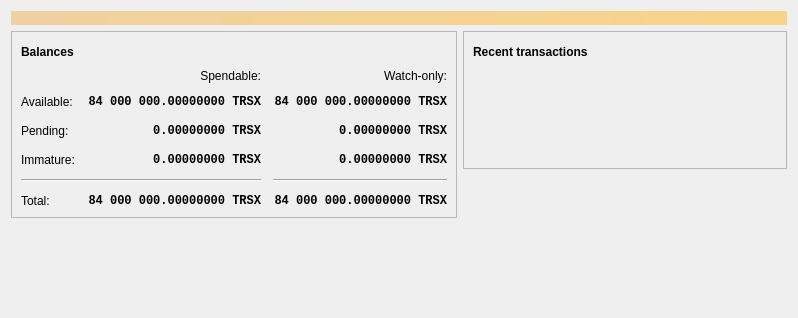
<?xml version="1.0" encoding="UTF-8"?>
<ui version="4.0">
 <class>OverviewPage</class>
 <widget class="QWidget" name="OverviewPage">
  <property name="geometry">
   <rect>
    <x>0</x>
    <y>0</y>
    <width>798</width>
    <height>318</height>
   </rect>
  </property>
  <property name="windowTitle">
   <string>Form</string>
  </property>
  <layout class="QVBoxLayout" name="topLayout">
   <item>
    <widget class="QLabel" name="labelAlerts">
     <property name="visible">
      <bool>false</bool>
     </property>
     <property name="styleSheet">
      <string notr="true">QLabel { background-color: qlineargradient(x1: 0, y1: 0, x2: 1, y2: 0, stop:0 #F0D0A0, stop:1 #F8D488); color:#000000; }</string>
     </property>
     <property name="wordWrap">
      <bool>true</bool>
     </property>
     <property name="margin">
      <number>3</number>
     </property>
     <property name="textInteractionFlags">
      <set>Qt::TextSelectableByMouse</set>
     </property>
    </widget>
   </item>
   <item>
    <layout class="QHBoxLayout" name="horizontalLayout" stretch="1,1">
     <item>
      <layout class="QVBoxLayout" name="verticalLayout_2">
       <item>
        <widget class="QFrame" name="frame">
         <property name="frameShape">
          <enum>QFrame::StyledPanel</enum>
         </property>
         <property name="frameShadow">
          <enum>QFrame::Raised</enum>
         </property>
         <layout class="QVBoxLayout" name="verticalLayout_4">
          <item>
           <layout class="QHBoxLayout" name="horizontalLayout_4">
            <item>
             <widget class="QLabel" name="label_5">
              <property name="font">
               <font>
                <weight>75</weight>
                <bold>true</bold>
               </font>
              </property>
              <property name="text">
               <string>Balances</string>
              </property>
             </widget>
            </item>
            <item>
             <widget class="QPushButton" name="labelWalletStatus">
              <property name="enabled">
               <bool>true</bool>
              </property>
              <property name="maximumSize">
               <size>
                <width>30</width>
                <height>16777215</height>
               </size>
              </property>
              <property name="toolTip">
               <string>The displayed information may be out of date. Your wallet automatically synchronizes with the Trisax network after a connection is established, but this process has not completed yet.</string>
              </property>
              <property name="text">
               <string/>
              </property>
              <property name="icon">
               <iconset resource="../bitcoin.qrc">
                <normaloff>:/icons/warning</normaloff>
                <disabledoff>:/icons/warning</disabledoff>:/icons/warning</iconset>
              </property>
              <property name="iconSize">
               <size>
                <width>24</width>
                <height>24</height>
               </size>
              </property>
              <property name="flat">
               <bool>true</bool>
              </property>
             </widget>
            </item>
            <item>
             <spacer name="horizontalSpacer_3">
              <property name="orientation">
               <enum>Qt::Horizontal</enum>
              </property>
              <property name="sizeHint" stdset="0">
               <size>
                <width>40</width>
                <height>20</height>
               </size>
              </property>
             </spacer>
            </item>
           </layout>
          </item>
          <item>
           <layout class="QGridLayout" name="gridLayout">
            <property name="spacing">
             <number>12</number>
            </property>
            <item row="2" column="2">
             <widget class="QLabel" name="labelWatchPending">
              <property name="font">
               <font>
                <family>Monospace</family>
                <weight>75</weight>
                <bold>true</bold>
               </font>
              </property>
              <property name="cursor">
               <cursorShape>IBeamCursor</cursorShape>
              </property>
              <property name="toolTip">
               <string>Unconfirmed transactions to watch-only addresses</string>
              </property>
              <property name="text">
               <string notr="true">0.00000000 TRSX</string>
              </property>
              <property name="alignment">
               <set>Qt::AlignRight|Qt::AlignTrailing|Qt::AlignVCenter</set>
              </property>
              <property name="textInteractionFlags">
               <set>Qt::LinksAccessibleByMouse|Qt::TextSelectableByKeyboard|Qt::TextSelectableByMouse</set>
              </property>
             </widget>
            </item>
            <item row="2" column="1">
             <widget class="QLabel" name="labelUnconfirmed">
              <property name="font">
               <font>
                <family>Monospace</family>
                <weight>75</weight>
                <bold>true</bold>
               </font>
              </property>
              <property name="cursor">
               <cursorShape>IBeamCursor</cursorShape>
              </property>
              <property name="toolTip">
               <string>Total of transactions that have yet to be confirmed, and do not yet count toward the spendable balance</string>
              </property>
              <property name="text">
               <string notr="true">0.00000000 TRSX</string>
              </property>
              <property name="alignment">
               <set>Qt::AlignRight|Qt::AlignTrailing|Qt::AlignVCenter</set>
              </property>
              <property name="textInteractionFlags">
               <set>Qt::LinksAccessibleByMouse|Qt::TextSelectableByKeyboard|Qt::TextSelectableByMouse</set>
              </property>
             </widget>
            </item>
            <item row="3" column="2">
             <widget class="QLabel" name="labelWatchImmature">
              <property name="font">
               <font>
                <family>Monospace</family>
                <weight>75</weight>
                <bold>true</bold>
               </font>
              </property>
              <property name="cursor">
               <cursorShape>IBeamCursor</cursorShape>
              </property>
              <property name="toolTip">
               <string>Mined balance in watch-only addresses that has not yet matured</string>
              </property>
              <property name="text">
               <string notr="true">0.00000000 TRSX</string>
              </property>
              <property name="alignment">
               <set>Qt::AlignRight|Qt::AlignTrailing|Qt::AlignVCenter</set>
              </property>
              <property name="textInteractionFlags">
               <set>Qt::LinksAccessibleByMouse|Qt::TextSelectableByKeyboard|Qt::TextSelectableByMouse</set>
              </property>
             </widget>
            </item>
            <item row="4" column="0" colspan="2">
             <widget class="Line" name="line">
              <property name="orientation">
               <enum>Qt::Horizontal</enum>
              </property>
             </widget>
            </item>
            <item row="4" column="2">
             <widget class="Line" name="lineWatchBalance">
              <property name="sizePolicy">
               <sizepolicy hsizetype="Preferred" vsizetype="Fixed">
                <horstretch>0</horstretch>
                <verstretch>0</verstretch>
               </sizepolicy>
              </property>
              <property name="minimumSize">
               <size>
                <width>140</width>
                <height>0</height>
               </size>
              </property>
              <property name="orientation">
               <enum>Qt::Horizontal</enum>
              </property>
             </widget>
            </item>
            <item row="5" column="0">
             <widget class="QLabel" name="labelTotalText">
              <property name="text">
               <string>Total:</string>
              </property>
             </widget>
            </item>
            <item row="3" column="1">
             <widget class="QLabel" name="labelImmature">
              <property name="font">
               <font>
                <family>Monospace</family>
                <weight>75</weight>
                <bold>true</bold>
               </font>
              </property>
              <property name="cursor">
               <cursorShape>IBeamCursor</cursorShape>
              </property>
              <property name="toolTip">
               <string>Mined balance that has not yet matured</string>
              </property>
              <property name="text">
               <string notr="true">0.00000000 TRSX</string>
              </property>
              <property name="alignment">
               <set>Qt::AlignRight|Qt::AlignTrailing|Qt::AlignVCenter</set>
              </property>
              <property name="textInteractionFlags">
               <set>Qt::LinksAccessibleByMouse|Qt::TextSelectableByKeyboard|Qt::TextSelectableByMouse</set>
              </property>
             </widget>
            </item>
            <item row="2" column="3">
             <spacer name="horizontalSpacer_2">
              <property name="orientation">
               <enum>Qt::Horizontal</enum>
              </property>
              <property name="sizeHint" stdset="0">
               <size>
                <width>40</width>
                <height>20</height>
               </size>
              </property>
             </spacer>
            </item>
            <item row="3" column="0">
             <widget class="QLabel" name="labelImmatureText">
              <property name="text">
               <string>Immature:</string>
              </property>
             </widget>
            </item>
            <item row="5" column="1">
             <widget class="QLabel" name="labelTotal">
              <property name="font">
               <font>
                <family>Monospace</family>
                <weight>75</weight>
                <bold>true</bold>
               </font>
              </property>
              <property name="cursor">
               <cursorShape>IBeamCursor</cursorShape>
              </property>
              <property name="toolTip">
               <string>Your current total balance</string>
              </property>
              <property name="text">
               <string notr="true">84 000 000.00000000 TRSX</string>
              </property>
              <property name="alignment">
               <set>Qt::AlignRight|Qt::AlignTrailing|Qt::AlignVCenter</set>
              </property>
              <property name="textInteractionFlags">
               <set>Qt::LinksAccessibleByMouse|Qt::TextSelectableByKeyboard|Qt::TextSelectableByMouse</set>
              </property>
             </widget>
            </item>
            <item row="5" column="2">
             <widget class="QLabel" name="labelWatchTotal">
              <property name="font">
               <font>
                <family>Monospace</family>
                <weight>75</weight>
                <bold>true</bold>
               </font>
              </property>
              <property name="cursor">
               <cursorShape>IBeamCursor</cursorShape>
              </property>
              <property name="toolTip">
               <string>Current total balance in watch-only addresses</string>
              </property>
              <property name="text">
               <string notr="true">84 000 000.00000000 TRSX</string>
              </property>
              <property name="alignment">
               <set>Qt::AlignRight|Qt::AlignTrailing|Qt::AlignVCenter</set>
              </property>
              <property name="textInteractionFlags">
               <set>Qt::LinksAccessibleByMouse|Qt::TextSelectableByKeyboard|Qt::TextSelectableByMouse</set>
              </property>
             </widget>
            </item>
            <item row="0" column="2">
             <widget class="QLabel" name="labelWatchonly">
              <property name="text">
               <string>Watch-only:</string>
              </property>
              <property name="alignment">
               <set>Qt::AlignRight|Qt::AlignTrailing|Qt::AlignVCenter</set>
              </property>
             </widget>
            </item>
            <item row="1" column="0">
             <widget class="QLabel" name="labelBalanceText">
              <property name="text">
               <string>Available:</string>
              </property>
             </widget>
            </item>
            <item row="1" column="1">
             <widget class="QLabel" name="labelBalance">
              <property name="font">
               <font>
                <family>Monospace</family>
                <weight>75</weight>
                <bold>true</bold>
               </font>
              </property>
              <property name="cursor">
               <cursorShape>IBeamCursor</cursorShape>
              </property>
              <property name="toolTip">
               <string>Your current spendable balance</string>
              </property>
              <property name="text">
               <string notr="true">84 000 000.00000000 TRSX</string>
              </property>
              <property name="alignment">
               <set>Qt::AlignRight|Qt::AlignTrailing|Qt::AlignVCenter</set>
              </property>
              <property name="textInteractionFlags">
               <set>Qt::LinksAccessibleByMouse|Qt::TextSelectableByKeyboard|Qt::TextSelectableByMouse</set>
              </property>
             </widget>
            </item>
            <item row="1" column="2">
             <widget class="QLabel" name="labelWatchAvailable">
              <property name="font">
               <font>
                <family>Monospace</family>
                <weight>75</weight>
                <bold>true</bold>
               </font>
              </property>
              <property name="cursor">
               <cursorShape>IBeamCursor</cursorShape>
              </property>
              <property name="toolTip">
               <string>Your current balance in watch-only addresses</string>
              </property>
              <property name="text">
               <string notr="true">84 000 000.00000000 TRSX</string>
              </property>
              <property name="alignment">
               <set>Qt::AlignRight|Qt::AlignTrailing|Qt::AlignVCenter</set>
              </property>
              <property name="textInteractionFlags">
               <set>Qt::LinksAccessibleByMouse|Qt::TextSelectableByKeyboard|Qt::TextSelectableByMouse</set>
              </property>
             </widget>
            </item>
            <item row="2" column="0">
             <widget class="QLabel" name="labelPendingText">
              <property name="text">
               <string>Pending:</string>
              </property>
             </widget>
            </item>
            <item row="0" column="1">
             <widget class="QLabel" name="labelSpendable">
              <property name="text">
               <string>Spendable:</string>
              </property>
              <property name="alignment">
               <set>Qt::AlignRight|Qt::AlignTrailing|Qt::AlignVCenter</set>
              </property>
             </widget>
            </item>
           </layout>
          </item>
         </layout>
        </widget>
       </item>
       <item>
        <spacer name="verticalSpacer">
         <property name="orientation">
          <enum>Qt::Vertical</enum>
         </property>
         <property name="sizeHint" stdset="0">
          <size>
           <width>20</width>
           <height>40</height>
          </size>
         </property>
        </spacer>
       </item>
      </layout>
     </item>
     <item>
      <layout class="QVBoxLayout" name="verticalLayout_3">
       <item>
        <widget class="QFrame" name="frame_2">
         <property name="frameShape">
          <enum>QFrame::StyledPanel</enum>
         </property>
         <property name="frameShadow">
          <enum>QFrame::Raised</enum>
         </property>
         <layout class="QVBoxLayout" name="verticalLayout">
          <item>
           <layout class="QHBoxLayout" name="horizontalLayout_2">
            <item>
             <widget class="QLabel" name="label_4">
              <property name="font">
               <font>
                <weight>75</weight>
                <bold>true</bold>
               </font>
              </property>
              <property name="text">
               <string>Recent transactions</string>
              </property>
             </widget>
            </item>
            <item>
             <widget class="QPushButton" name="labelTransactionsStatus">
              <property name="enabled">
               <bool>true</bool>
              </property>
              <property name="maximumSize">
               <size>
                <width>30</width>
                <height>16777215</height>
               </size>
              </property>
              <property name="toolTip">
               <string>The displayed information may be out of date. Your wallet automatically synchronizes with the Trisax network after a connection is established, but this process has not completed yet.</string>
              </property>
              <property name="text">
               <string/>
              </property>
              <property name="icon">
               <iconset resource="../bitcoin.qrc">
                <normaloff>:/icons/warning</normaloff>
                <disabledoff>:/icons/warning</disabledoff>:/icons/warning</iconset>
              </property>
              <property name="iconSize">
               <size>
                <width>24</width>
                <height>24</height>
               </size>
              </property>
              <property name="flat">
               <bool>true</bool>
              </property>
             </widget>
            </item>
            <item>
             <spacer name="horizontalSpacer">
              <property name="orientation">
               <enum>Qt::Horizontal</enum>
              </property>
              <property name="sizeHint" stdset="0">
               <size>
                <width>40</width>
                <height>20</height>
               </size>
              </property>
             </spacer>
            </item>
           </layout>
          </item>
          <item>
           <widget class="TransactionOverviewWidget" name="listTransactions">
            <property name="styleSheet">
             <string notr="true">QListView { background: transparent; }</string>
            </property>
            <property name="frameShape">
             <enum>QFrame::NoFrame</enum>
            </property>
            <property name="verticalScrollBarPolicy">
             <enum>Qt::ScrollBarAlwaysOff</enum>
            </property>
            <property name="horizontalScrollBarPolicy">
             <enum>Qt::ScrollBarAlwaysOff</enum>
            </property>
            <property name="sizeAdjustPolicy">
             <enum>QAbstractScrollArea::AdjustToContents</enum>
            </property>
            <property name="selectionMode">
             <enum>QAbstractItemView::NoSelection</enum>
            </property>
            <property name="uniformItemSizes">
             <bool>true</bool>
            </property>
           </widget>
          </item>
         </layout>
        </widget>
       </item>
       <item>
        <spacer name="verticalSpacer_2">
         <property name="orientation">
          <enum>Qt::Vertical</enum>
         </property>
         <property name="sizeHint" stdset="0">
          <size>
           <width>20</width>
           <height>40</height>
          </size>
         </property>
        </spacer>
       </item>
      </layout>
     </item>
    </layout>
   </item>
  </layout>
 </widget>
 <customwidgets>
  <customwidget>
   <class>TransactionOverviewWidget</class>
   <extends>QListView</extends>
   <header>qt/transactionoverviewwidget.h</header>
  </customwidget>
 </customwidgets>
 <resources/>
 <connections/>
</ui>
